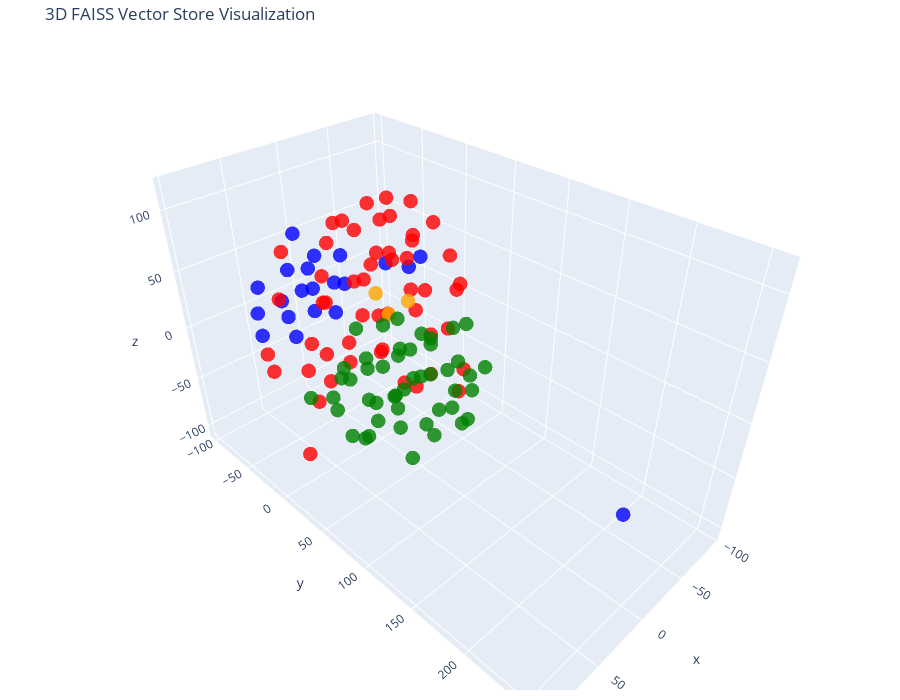

Write notebook code for a chart like this one.
### Code cell
# Let's try 3D!

tsne = TSNE(n_components=3, random_state=42)
reduced_vectors = tsne.fit_transform(vectors)

# Create the 3D scatter plot
fig = go.Figure(data=[go.Scatter3d(
    x=reduced_vectors[:, 0],
    y=reduced_vectors[:, 1],
    z=reduced_vectors[:, 2],
    mode='markers',
    marker=dict(size=5, color=colors, opacity=0.8),
    text=[f"Type: {t}<br>Text: {d[:100]}..." for t, d in zip(doc_types, documents)],
    hoverinfo='text'
)])

fig.update_layout(
    title='3D FAISS Vector Store Visualization',
    scene=dict(xaxis_title='x', yaxis_title='y', zaxis_title='z'),
    width=900,
    height=700,
    margin=dict(r=20, b=10, l=10, t=40)
)

fig.show()

### Figure 1 — Plotly figure (JSON) as saved in the notebook; plotly's stock layout.template omitted (floating-point values rounded to 4 significant figures)
{"data": [{"hoverinfo": "text", "marker": {"color": ["blue", "blue", "blue", "blue", "blue", "blue", "blue", "blue", "blue", "blue", "blue", "blue", "blue", "blue", "blue", "blue", "blue", "blue", "blue", "blue", "blue", "red", "red", "red", "red", "red", "red", "red", "red", "red", "red", "red", "red", "red", "red", "red", "red", "red", "red", "red", "red", "red", "red", "red", "red", "red", "red", "red", "red", "red", "red", "red", "red", "red", "red", "red", "red", "red", "red", "red", "red", "red", "red", "red", "red", "red", "red", "red", "red", "red", "red", "red", "red", "orange", "orange", "orange", "green", "green", "green", "green", "green", "green", "green", "green", "green", "green", "green", "green", "green", "green", "green", "green", "green", "green", "green", "green", "green", "green", "green", "green", "green", "green", "green", "green", "green", "green", "green", "green", "green", "green", "green", "green", "green", "green", "green", "green", "green", "green", "green", "green", "green", "green", "green"], "opacity": 0.8, "size": 5}, "mode": "markers", "text": ["Type: products<br>Text: # Product Summary\n\n# Rellm: AI-Powered Enterprise Reinsurance Solution\n\n## Summary\n\nRellm is an inno...", "Type: products<br>Text: ### Seamless Integrations\nRellm's architecture is designed for effortless integration with existing ...", "Type: products<br>Text: ### Regulatory Compliance Tools\nRellm includes built-in compliance tracking features to help organiz...", "Type: products<br>Text: Join the growing number of organizations leveraging Rellm to enhance their reinsurance processes whi...", "Type: products<br>Text: Experience the future of reinsurance with Rellm, where innovation meets reliability. Let Insurellm h...", "Type: products<br>Text: # Product Summary\n\n# Markellm\n\n## Summary\n\nMarkellm is an innovative two-sided marketplace designed ...", "Type: products<br>Text: - **User-Friendly Interface**: Designed with user experience in mind, Markellm features an intuitive...", "Type: products<br>Text: - **Customer Support**: Our dedicated support team is always available to assist both consumers and ...", "Type: products<br>Text: ### For Insurance Companies:\n- **Basic Listing Fee**: $199/month for a featured listing on the platf...", "Type: products<br>Text: ### Q3 2025\n- Initiate a comprehensive marketing campaign targeting both consumers and insurers to i...", "Type: products<br>Text: # Product Summary\n\n# Homellm\n\n## Summary\nHomellm is an innovative home insurance product developed b...", "Type: products<br>Text: ### 2. Dynamic Pricing Model\nWith Homellm's innovative dynamic pricing model, insurance providers ca...", "Type: products<br>Text: ### 5. Multi-Channel Integration\nHomellm seamlessly integrates into existing insurance platforms, pr...", "Type: products<br>Text: - **Basic Tier:** Starting at $5,000/month for small insurers with basic integration features.\n- **S...", "Type: products<br>Text: All tiers include a comprehensive training program and ongoing updates to ensure optimal performance...", "Type: products<br>Text: With Homellm, Insurellm is committed to transforming the landscape of home insurance, ensuring both ...", "Type: products<br>Text: # Product Summary\n\n# Carllm\n\n## Summary\n\nCarllm is an innovative auto insurance product developed by...", "Type: products<br>Text: - **Instant Quoting**: With Carllm, insurance companies can offer near-instant quotes to customers, ...", "Type: products<br>Text: - **Mobile Integration**: Carllm is designed to work seamlessly with mobile applications, providing ...", "Type: products<br>Text: - **Professional Tier**: $2,500/month\n  - For medium-sized companies.\n  - All Basic Tier features pl...", "Type: products<br>Text: ### Q2 2025: Customer Experience Improvements\n- Launch of a new **mobile app** for end-users.\n- Intr...", "Type: contracts<br>Text: # Contract with GreenField Holdings for Markellm\n\n**Effective Date:** November 15, 2023  \n**Contract...", "Type: contracts<br>Text: ## Renewal\n1. **Automatic Renewal**: This contract will automatically renew for sequential one-year ...", "Type: contracts<br>Text: ## Features\n1. **AI-Powered Matching**: Access to advanced algorithms that connect GreenField Holdin...", "Type: contracts<br>Text: ## Support\n1. **Customer Support Access**: The Client will have access to dedicated support through ...", "Type: contracts<br>Text: **Signatures:**  \n_________________________                           _________________________  \n**...", "Type: contracts<br>Text: # Contract with Apex Reinsurance for Rellm: AI-Powered Enterprise Reinsurance Solution\n\n## Terms\n\n1....", "Type: contracts<br>Text: ## Renewal\n\n1. **Automatic Renewal**: This Agreement will automatically renew for successive one-yea...", "Type: contracts<br>Text: 2. **Seamless Integrations**: The architecture of Rellm allows for easy integration with existing sy...", "Type: contracts<br>Text: 1. **Technical Support**: Provider shall offer dedicated technical support to the Client via phone, ...", "Type: contracts<br>Text: **Insurellm, Inc.**  \n_____________________________  \nAuthorized Signature   \nDate: ________________...", "Type: contracts<br>Text: # Contract with Greenstone Insurance for Homellm\n\n---\n\n## Terms\n\n1. **Parties**: This Contract (\"Agr...", "Type: contracts<br>Text: 4. **Payment Terms**: \n   - The Customer shall pay an amount of $10,000 per month for the Standard T...", "Type: contracts<br>Text: ---\n\n## Features\n\n- **AI-Powered Risk Assessment**: Customer will have access to enhanced risk evalu...", "Type: contracts<br>Text: - **Customer Portal**: A dedicated portal will be provided, allowing the Customer's clients to manag...", "Type: contracts<br>Text: ______________________________  \n[Name], [Title]  \nDate: ______________________\n\n**For Greenstone In...", "Type: contracts<br>Text: # Contract with Roadway Insurance Inc. for Carllm\n\n---\n\n## Terms\n\n1. **Agreement Effective Date**: T...", "Type: contracts<br>Text: ---\n\n## Renewal\n\n1. **Automatic Renewal**: This agreement will automatically renew for an additional...", "Type: contracts<br>Text: ---\n\n## Features\n\n1. **Access to Core Features**: Roadway Insurance Inc. will have access to all Pro...", "Type: contracts<br>Text: ---\n\n## Support\n\n1. **Technical Support**: Roadway Insurance Inc. will receive priority technical su...", "Type: contracts<br>Text: # Contract with Stellar Insurance Co. for Rellm\n\n## Terms\nThis contract is made between **Insurellm*...", "Type: contracts<br>Text: ### Termination\nEither party may terminate this agreement with a **30-day written notice**. In the e...", "Type: contracts<br>Text: ## Features\nStellar Insurance Co. will receive access to the following features of the Rellm product...", "Type: contracts<br>Text: ## Support\nInsurellm provides Stellar Insurance Co. with the following support services:\n\n- **24/7 T...", "Type: contracts<br>Text: # Contract with TechDrive Insurance for Carllm\n\n**Contract Date:** October 1, 2024  \n**Contract Dura...", "Type: contracts<br>Text: ## Renewal\n\n1. **Automatic Renewal**: This contract shall automatically renew for additional one-yea...", "Type: contracts<br>Text: ## Support\n\n1. **Customer Support**: Insurellm will provide 24/7 customer support to TechDrive Insur...", "Type: contracts<br>Text: **TechDrive Insurance Representative:**  \nName: Sarah Johnson  \nTitle: Operations Director  \nDate: _...", "Type: contracts<br>Text: # Contract with Belvedere Insurance for Markellm\n\n## Terms\nThis Contract (\"Agreement\") is made and e...", "Type: contracts<br>Text: ## Renewal\n1. **Renewal Terms**: This Agreement may be renewed for additional one-year terms upon mu...", "Type: contracts<br>Text: ## Features\n1. **AI-Powered Matching**: Belvedere Insurance will benefit from Markellm's AI-powered ...", "Type: contracts<br>Text: ## Support\n1. **Technical Support**: Technical support will be available from 9 AM to 7 PM EST, Mond...", "Type: contracts<br>Text: **Belvedere Insurance**  \nSignature: ______________________  \nName: [Authorized Signatory]  \nTitle: ...", "Type: contracts<br>Text: # Contract with Velocity Auto Solutions for Carllm\n\n**Contract Date:** October 1, 2023  \n**Contract ...", "Type: contracts<br>Text: ## Renewal\n\n1. **Automatic Renewal**: This contract will automatically renew for successive 12-month...", "Type: contracts<br>Text: ## Support\n\n1. **Customer Support**: Velocity Auto Solutions will have access to Insurellm’s custome...", "Type: contracts<br>Text: # Contract with GreenValley Insurance for Homellm\n\n**Contract Date:** October 6, 2023  \n**Contract N...", "Type: contracts<br>Text: 4. **Confidentiality:** Both parties agree to maintain the confidentiality of proprietary informatio...", "Type: contracts<br>Text: 1. **AI-Powered Risk Assessment:** Access to advanced AI algorithms for real-time risk evaluations.\n...", "Type: contracts<br>Text: 3. **Regular Updates:** Insurellm will offer ongoing updates and enhancements to the Homellm platfor...", "Type: contracts<br>Text: # Contract with EverGuard Insurance for Rellm: AI-Powered Enterprise Reinsurance Solution\n\n**Contrac...", "Type: contracts<br>Text: 4. **Usage Rights**: EverGuard Insurance is granted a non-exclusive, non-transferable license to acc...", "Type: contracts<br>Text: 1. **Core Functionality**: Rellm provides EverGuard Insurance with advanced AI-driven analytics, sea...", "Type: contracts<br>Text: 1. **Customer Support**: Insurellm will provide EverGuard Insurance with 24/7 customer support, incl...", "Type: contracts<br>Text: ---\n\n**Signatures**  \n**For Insurellm**: __________________________  \n**Name**: John Smith  \n**Title...", "Type: contracts<br>Text: # Contract with BrightWay Solutions for Markellm\n\n**Contract Date:** October 5, 2023  \n**Contract ID...", "Type: contracts<br>Text: 3. **Service Level Agreement (SLA):**  \n   Insurellm commits to a 99.9% uptime for the platform with...", "Type: contracts<br>Text: 2. **Real-Time Quote Availability:**  \n   Consumers sourced via BrightWay Solutions will receive rea...", "Type: contracts<br>Text: 3. **Training and Onboarding:**  \n   Insurellm agrees to provide one free training session on how to...", "Type: contracts<br>Text: # Contract with Pinnacle Insurance Co. for Homellm\n\n## Terms\nThis contract (\"Contract\") is entered i...", "Type: contracts<br>Text: ## Renewal\n1. **Renewal Terms**: At the end of the initial term, this Contract shall automatically r...", "Type: contracts<br>Text: ## Features\n1. **AI-Powered Risk Assessment**: Utilized for tailored underwriting decisions specific...", "Type: contracts<br>Text: ## Support\n1. **Technical Support**: Insurellm shall provide 24/7 technical support via an email and...", "Type: company<br>Text: # Overview of Insurellm\n\nInsurellm is an innovative insurance tech firm with 200 employees across th...", "Type: company<br>Text: # Careers at Insurellm\n\nInsurellm is hiring! We are looking for talented software engineers, data sc...", "Type: company<br>Text: # About Insurellm\n\nInsurellm was founded by Avery Lancaster in 2015 as an insurance tech startup des...", "Type: employees<br>Text: # HR Record\n\n# Alex Chen\n\n## Summary\n- **Date of Birth:** March 15, 1990  \n- **Job Title:** Backend ...", "Type: employees<br>Text: ## Annual Performance History\n- **2020:**  \n  - Completed onboarding successfully.  \n  - Met expecta...", "Type: employees<br>Text: ## Compensation History\n- **2020:** Base Salary: $80,000  \n- **2021:** Base Salary Increase to $90,0...", "Type: employees<br>Text: Alex Chen continues to be a vital asset at Insurellm, contributing significantly to innovative backe...", "Type: employees<br>Text: # HR Record\n\n# Oliver Spencer\n\n## Summary\n- **Date of Birth**: May 14, 1990  \n- **Job Title**: Backe...", "Type: employees<br>Text: ## Annual Performance History\n- **2018**: **3/5** - Adaptable team player but still learning to take...", "Type: employees<br>Text: ## Compensation History\n- **March 2018**: Initial salary of $80,000.\n- **July 2019**: Salary increas...", "Type: employees<br>Text: # HR Record\n\n# Emily Tran\n\n## Summary\n- **Date of Birth:** March 18, 1991  \n- **Job Title:** Digital...", "Type: employees<br>Text: - **January 2017 - May 2018**: Marketing Intern  \n  - Supported the Marketing team by collaborating ...", "Type: employees<br>Text: - **2021**:  \n  - Performance Rating: Meets Expectations  \n  - Key Achievements: Contributed to the ...", "Type: employees<br>Text: - **Professional Development Goals**:  \n  - Emily Tran aims to become a Marketing Manager within the...", "Type: employees<br>Text: # HR Record\n\n# Jordan Blake\n\n## Summary\n- **Date of Birth:** March 15, 1993  \n- **Job Title:** Sales...", "Type: employees<br>Text: ## Annual Performance History\n- **2021:** First year at Insurellm; achieved 90% of monthly targets. ...", "Type: employees<br>Text: ## Other HR Notes\n- Jordan has shown an interest in continuing education, actively participating in ...", "Type: employees<br>Text: # Avery Lancaster\n\n## Summary\n- **Date of Birth**: March 15, 1985  \n- **Job Title**: Co-Founder & Ch...", "Type: employees<br>Text: - **2010 - 2013**: Business Analyst at Edge Analytics  \n  Prior to joining Innovate, Avery worked as...", "Type: employees<br>Text: - **2018**: **Exceeds Expectations**  \n  Under Avery’s pivoted vision, Insurellm launched two new su...", "Type: employees<br>Text: - **2022**: **Satisfactory**  \n  Avery focused on rebuilding team dynamics and addressing employee c...", "Type: employees<br>Text: ## Compensation History\n- **2015**: $150,000 base salary + Significant equity stake  \n- **2016**: $1...", "Type: employees<br>Text: ## Other HR Notes\n- **Professional Development**: Avery has actively participated in leadership trai...", "Type: employees<br>Text: # HR Record\n\n# Maxine Thompson\n\n## Summary\n- **Date of Birth:** January 15, 1991  \n- **Job Title:** ...", "Type: employees<br>Text: ## Insurellm Career Progression\n- **January 2017 - October 2018**: **Junior Data Engineer**  \n  * Ma...", "Type: employees<br>Text: ## Annual Performance History\n- **2017**: *Meets Expectations*  \n  Maxine showed potential in her ro...", "Type: employees<br>Text: - **2021**: *Exceeds Expectations*  \n  Maxine spearheaded the transition to a new data warehousing s...", "Type: employees<br>Text: ## Compensation History\n- **2017**: $70,000 (Junior Data Engineer)  \n- **2018**: $75,000 (Junior Dat...", "Type: employees<br>Text: # Samantha Greene\n\n## Summary\n- **Date of Birth:** October 14, 1990\n- **Job Title:** HR Generalist\n-...", "Type: employees<br>Text: ## Annual Performance History\n- **2020:** Exceeds Expectations  \n  Samantha Greene demonstrated exce...", "Type: employees<br>Text: ## Compensation History\n- **2020:** Base Salary - $55,000  \n  The entry-level salary matched industr...", "Type: employees<br>Text: - **2023:** Base Salary - $70,000  \n  Recognized for substantial improvement in employee relations m...", "Type: employees<br>Text: # HR Record\n\n# Alex Thomson\n\n## Summary\n- **Date of Birth:** March 15, 1995  \n- **Job Title:** Sales...", "Type: employees<br>Text: ## Annual Performance History  \n- **2022** - Rated as \"Exceeds Expectations.\" Alex Thomson achieved ...", "Type: employees<br>Text: ## Other HR Notes\n- Alex Thomson is an active member of the Diversity and Inclusion committee at Ins...", "Type: employees<br>Text: # HR Record\n\n# Samuel Trenton\n\n## Summary\n- **Date of Birth:** April 12, 1989  \n- **Job Title:** Sen...", "Type: employees<br>Text: ## Annual Performance History\n- **2023:** Rating: 4.5/5  \n  *Samuel exceeded expectations, successfu...", "Type: employees<br>Text: ## Compensation History\n- **2023:** Base Salary: $115,000 + Bonus: $15,000  \n  *Annual bonus based o...", "Type: employees<br>Text: - **Engagement in Company Culture:** Regularly participates in team-building events and contributes ...", "Type: employees<br>Text: # HR Record\n\n# Alex Harper\n\n## Summary\n- **Date of Birth**: March 15, 1993  \n- **Job Title**: Sales ...", "Type: employees<br>Text: ## Annual Performance History  \n- **2021**:  \n  - **Performance Rating**: 4.5/5  \n  - **Key Achievem...", "Type: employees<br>Text: - **2022**:  \n  - **Base Salary**: $65,000 (Promotion to Senior SDR)  \n  - **Bonus**: $13,000 (20% o...", "Type: employees<br>Text: # HR Record\n\n# Jordan K. Bishop\n\n## Summary\n- **Date of Birth:** March 15, 1990\n- **Job Title:** Fro...", "Type: employees<br>Text: ## Annual Performance History\n- **2019:** Exceeds Expectations - Continuously delivered high-quality...", "Type: employees<br>Text: ## Compensation History\n- **June 2018:** Starting Salary - $85,000\n- **June 2019:** Salary Increase ...", "Type: employees<br>Text: ## Other HR Notes\n- Jordan K. Bishop has been an integral part of club initiatives, including the In...", "Type: employees<br>Text: # HR Record\n\n# Emily Carter\n\n## Summary\n- **Date of Birth:** August 12, 1990  \n- **Job Title:** Acco...", "Type: employees<br>Text: - **2017-2019:** Marketing Intern  \n  - Assisted with market research and campaign development for s...", "Type: employees<br>Text: ## Compensation History\n| Year | Base Salary | Bonus         | Total Compensation |\n|------|--------...", "Type: employees<br>Text: Emily Carter exemplifies the kind of talent that drives Insurellm's success and is an invaluable ass..."], "type": "scatter3d", "x": [30.44, 58.17, 30.56, 23.81, -48.08, -27.09, -30.16, 32.75, 2.668, -8.826, 41.22, -84.96, 70.51, 53.74, 53.01, -48.58, 4.272, -1.748, 7.151, 26.81, 12.23, 42.26, 19.88, 90.37, 74.11, -8.673, -54.66, 54.43, 70.89, 44.76, 4.942, 24.94, 52.09, 85.62, 62.88, 11.36, 91.57, 32.43, 59.23, 28.27, 2.936, 22.24, 35.93, 17.52, -50.22, -22.67, 55.98, -60.63, 43.64, -7.624, 69.33, 31.49, 29.95, -38.14, 60.07, 22.61, 3.602, -20.91, -91.51, -1.341, -28.4, -22.64, -40.36, -2.524, -25.04, 17.19, -12.82, -6.563, 8.634, -3.265, 2.658, 98.03, 56.37, -25.43, -49.95, -22.26, 24.11, -29.77, -68.49, 41.75, 39.84, -53.02, -26.48, 23.64, 21.31, -79.32, 9.902, 7.55, -33.03, 2.349, -15.04, -36.98, -36.9, -58.62, -69.96, -37.4, 15.58, -6.632, -39.17, -22.46, -23.44, -30.31, -62.62, -67.18, -43.43, -84.58, -79.94, -95.77, 5.987, -49.83, -48.75, -15.1, -0.303, -56.13, -31.37, 34.84, -35.59, -40.21, 25.77, 39.36, 6.435, -62.88, 52.8], "y": [-35.95, -36.99, -38.89, -85.93, -11.79, -71.52, -78.73, 255.6, -97.06, -93.59, -50.26, -37.32, -51.29, -76.77, -84.28, -41.13, -44.76, -51.49, -62.84, -73.63, -78.53, 58.76, 36.11, 46.21, 63.4, 88.5, 10.34, -35.06, -19.66, -1.517, 68.01, -9.859, 18.28, -21.4, 22.85, 102.8, 27.85, 61.54, -1.962, 2.179, 9.901, 26.78, -12.44, -0.04895, -34.93, -47.42, 96.37, 34.13, 58.43, 37.06, 30.52, 25.3, 79.25, -24.27, 18.76, 33.04, -27.2, 19.93, -62.11, 14.28, 14.75, -5.803, 42.68, -13.73, 56.01, 66.51, 76.62, 50.97, 72.31, -5.137, 49.65, 5.627, -15.03, -28.18, -15.96, -9.112, -27.72, 35.12, 18.94, 47.56, -41.93, 45.75, -25.58, 25.78, 50.21, -19.77, 32.76, -36.03, -9.399, -11.37, 23.51, 43.86, 68.7, 65.19, -23.64, 24.3, -3.008, 50.02, 65.25, 63.51, -4.092, -64.72, 47.7, -50.46, -42.7, 6.569, 14.27, 8.48, -6.728, 10.27, -10.82, 14.42, -51.59, -38.72, -53.52, -16.71, 35.16, -27.75, -3.854, 11.27, 46.64, -14.06, 50.14], "z": [15.09, 35.19, 51.55, -15.16, 33.52, 2.508, 26.08, 4.77, 51.22, -3.851, -10.68, 19.8, 3.348, 29.04, 1.68, 25.73, -1.178, 21.64, 45.07, 35.6, 8.793, 29.69, 112.8, 3.382, 37.13, 2.17, 77.89, 75.52, 49.17, 64.93, -5.636, 96.83, 100.6, 7.615, 61.01, 0.508, -55.29, 96.82, 13.76, 2.266, 72.63, 76.53, 35.05, 50.55, 69.96, 62.7, 28.0, 31.09, 57.73, 117.8, 25.16, 38.32, 1.91, 92.42, -9.286, 5.68, 85.93, 36.18, 6.974, 20.53, 73.12, 57.57, 66.5, 38.99, 15.3, 54.17, 62.33, 54.04, 32.96, 104.6, 100.3, 12.04, -18.8, 11.39, -1.05, 1.051, -83.01, -105.5, -20.38, -23.74, -69.06, -99.68, -61.79, -64.1, -58.12, -60.37, -42.16, -51.48, -38.29, -31.87, -14.68, -35.37, -28.19, -32.86, -93.74, -14.06, -104.7, -71.21, -75.79, -55.27, -94.46, -41.76, -67.7, -41.37, -34.21, -101.9, -63.05, -33.28, -70.32, -63.63, -78.14, -59.22, -74.15, -70.89, -80.45, -57.6, -80.74, -103.3, -37.28, -79.11, -101.5, -38.87, -47.85]}], "layout": {"height": 700, "margin": {"b": 10, "l": 10, "r": 20, "t": 40}, "scene": {"xaxis": {"title": {"text": "x"}}, "yaxis": {"title": {"text": "y"}}, "zaxis": {"title": {"text": "z"}}}, "title": {"text": "3D FAISS Vector Store Visualization"}, "width": 900}}
